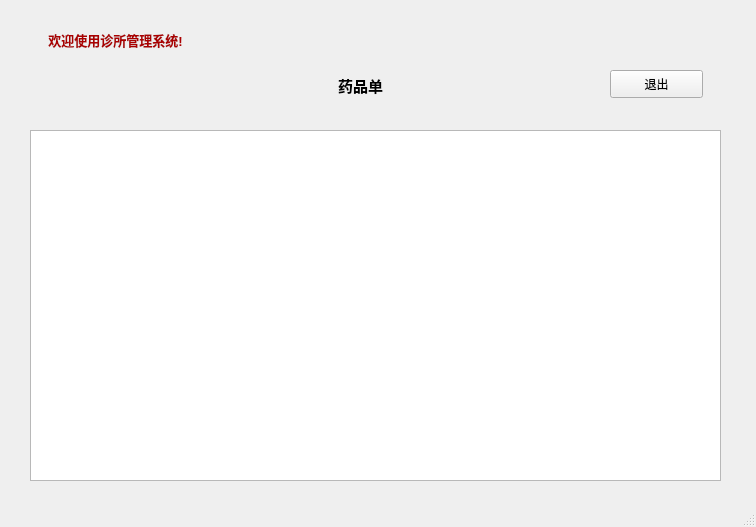
<?xml version="1.0" encoding="UTF-8"?>
<ui version="4.0">
 <class>ShowDrug</class>
 <widget class="QMainWindow" name="ShowDrug">
  <property name="geometry">
   <rect>
    <x>0</x>
    <y>0</y>
    <width>756</width>
    <height>527</height>
   </rect>
  </property>
  <property name="windowTitle">
   <string>诊所管理系统</string>
  </property>
  <widget class="QWidget" name="centralwidget">
   <widget class="QLabel" name="label_2">
    <property name="geometry">
     <rect>
      <x>310</x>
      <y>60</y>
      <width>101</width>
      <height>51</height>
     </rect>
    </property>
    <property name="text">
     <string>&lt;html&gt;&lt;head/&gt;&lt;body&gt;&lt;p align=&quot;center&quot;&gt;&lt;span style=&quot; font-size:11pt; font-weight:600;&quot;&gt;药品单&lt;/span&gt;&lt;/p&gt;&lt;/body&gt;&lt;/html&gt;</string>
    </property>
   </widget>
   <widget class="QTableView" name="tableView">
    <property name="geometry">
     <rect>
      <x>30</x>
      <y>130</y>
      <width>691</width>
      <height>351</height>
     </rect>
    </property>
   </widget>
   <widget class="QLabel" name="label">
    <property name="geometry">
     <rect>
      <x>10</x>
      <y>20</y>
      <width>211</width>
      <height>41</height>
     </rect>
    </property>
    <property name="text">
     <string>&lt;html&gt;&lt;head/&gt;&lt;body&gt;&lt;p align=&quot;center&quot;&gt;&lt;span style=&quot; font-size:10pt; font-weight:600; color:#aa0000;&quot;&gt;欢迎使用诊所管理系统!&lt;/span&gt;&lt;/p&gt;&lt;/body&gt;&lt;/html&gt;</string>
    </property>
   </widget>
   <widget class="QPushButton" name="pushButton">
    <property name="geometry">
     <rect>
      <x>610</x>
      <y>70</y>
      <width>93</width>
      <height>28</height>
     </rect>
    </property>
    <property name="text">
     <string>退出</string>
    </property>
   </widget>
  </widget>
  <widget class="QStatusBar" name="statusbar"/>
 </widget>
 <resources/>
 <connections/>
</ui>
